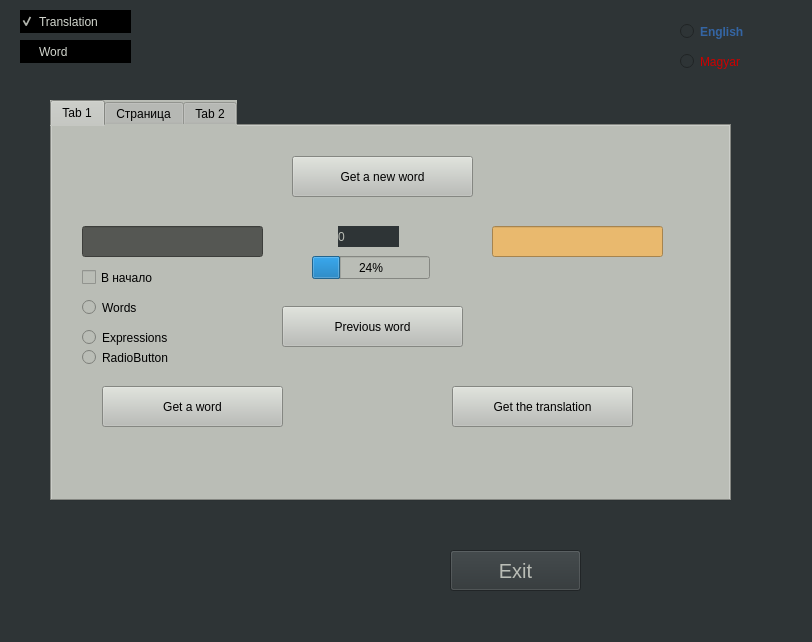
<?xml version="1.0" encoding="UTF-8"?>
<ui version="4.0">
 <class>MainWindow</class>
 <widget class="QMainWindow" name="MainWindow">
  <property name="geometry">
   <rect>
    <x>0</x>
    <y>0</y>
    <width>812</width>
    <height>642</height>
   </rect>
  </property>
  <property name="cursor">
   <cursorShape>ArrowCursor</cursorShape>
  </property>
  <property name="windowTitle">
   <string>MainWindow</string>
  </property>
  <property name="styleSheet">
   <string notr="true">background-color: rgb(46, 52, 54)</string>
  </property>
  <widget class="QWidget" name="centralwidget">
   <widget class="QRadioButton" name="radioEnglish">
    <property name="geometry">
     <rect>
      <x>680</x>
      <y>20</y>
      <width>112</width>
      <height>23</height>
     </rect>
    </property>
    <property name="styleSheet">
     <string notr="true">color: rgb(52, 101, 164);
alternate-background-color: rgb(136, 138, 133);
font-weight: bold;</string>
    </property>
    <property name="text">
     <string>English</string>
    </property>
    <attribute name="buttonGroup">
     <string notr="true">buttonGroup_Languages</string>
    </attribute>
   </widget>
   <widget class="QRadioButton" name="radioMagyar">
    <property name="geometry">
     <rect>
      <x>680</x>
      <y>50</y>
      <width>112</width>
      <height>23</height>
     </rect>
    </property>
    <property name="styleSheet">
     <string notr="true">color: rgb(204, 0, 0);</string>
    </property>
    <property name="text">
     <string>Magyar</string>
    </property>
    <attribute name="buttonGroup">
     <string notr="true">buttonGroup_Languages</string>
    </attribute>
   </widget>
   <widget class="QCheckBox" name="checkBox_Translation">
    <property name="geometry">
     <rect>
      <x>20</x>
      <y>10</y>
      <width>111</width>
      <height>23</height>
     </rect>
    </property>
    <property name="styleSheet">
     <string notr="true">background-color: rgb(0, 0, 0);
color: rgb(211, 215, 207);</string>
    </property>
    <property name="text">
     <string>Translation</string>
    </property>
    <property name="checkable">
     <bool>true</bool>
    </property>
    <property name="checked">
     <bool>true</bool>
    </property>
   </widget>
   <widget class="QCheckBox" name="checkBox_Word">
    <property name="geometry">
     <rect>
      <x>20</x>
      <y>40</y>
      <width>111</width>
      <height>23</height>
     </rect>
    </property>
    <property name="styleSheet">
     <string notr="true">background-color: rgb(0, 0, 0);
color: rgb(211, 215, 207);
text-align: center;</string>
    </property>
    <property name="text">
     <string>Word</string>
    </property>
   </widget>
   <widget class="QTabWidget" name="tabWidget">
    <property name="geometry">
     <rect>
      <x>50</x>
      <y>100</y>
      <width>681</width>
      <height>401</height>
     </rect>
    </property>
    <property name="styleSheet">
     <string notr="true">background-color: rgb(186, 189, 182);</string>
    </property>
    <property name="currentIndex">
     <number>0</number>
    </property>
    <widget class="QWidget" name="tab">
     <property name="enabled">
      <bool>true</bool>
     </property>
     <attribute name="title">
      <string>Tab 1</string>
     </attribute>
     <widget class="QLineEdit" name="lineEdit_translation">
      <property name="geometry">
       <rect>
        <x>440</x>
        <y>100</y>
        <width>171</width>
        <height>31</height>
       </rect>
      </property>
      <property name="styleSheet">
       <string notr="true">background-color: rgb(233, 185, 110);
color: rgb(85, 87, 83);

font: 57 11pt &quot;Ubuntu&quot;;
font-weight: bold;</string>
      </property>
      <property name="text">
       <string/>
      </property>
     </widget>
     <widget class="QPushButton" name="pushButton_get_new_word">
      <property name="geometry">
       <rect>
        <x>240</x>
        <y>30</y>
        <width>181</width>
        <height>41</height>
       </rect>
      </property>
      <property name="cursor">
       <cursorShape>OpenHandCursor</cursorShape>
      </property>
      <property name="accessibleDescription">
       <string/>
      </property>
      <property name="styleSheet">
       <string notr="true">background-color: rgb(238, 238, 236);
font: 57 14pt &quot;Ubuntu&quot;;
font-weight: bold;
color: rgb(136, 138, 133);

QPushButton::hover {
	color: rgb(254, 0, 0);
}</string>
      </property>
      <property name="text">
       <string>Get a new word</string>
      </property>
     </widget>
     <widget class="QLineEdit" name="lineEdit_word">
      <property name="geometry">
       <rect>
        <x>30</x>
        <y>100</y>
        <width>181</width>
        <height>31</height>
       </rect>
      </property>
      <property name="styleSheet">
       <string notr="true">background-color: rgb(85, 87, 83);
color: rgb(233, 185, 110);

font: 57 11pt &quot;Ubuntu&quot;;
font-weight: bold;</string>
      </property>
      <property name="text">
       <string/>
      </property>
     </widget>
     <widget class="QPushButton" name="pushButton_get_translation">
      <property name="geometry">
       <rect>
        <x>400</x>
        <y>260</y>
        <width>181</width>
        <height>41</height>
       </rect>
      </property>
      <property name="cursor">
       <cursorShape>OpenHandCursor</cursorShape>
      </property>
      <property name="accessibleDescription">
       <string/>
      </property>
      <property name="styleSheet">
       <string notr="true">background-color: rgb(252, 175, 62);
font: 50 13pt &quot;Ubuntu&quot;;
font-weight: bold;
color: ;
color: rgb(85, 87, 83);

QPushButton::hover {
	color: rgb(254, 0, 0);
}</string>
      </property>
      <property name="text">
       <string>Get the translation</string>
      </property>
     </widget>
     <widget class="QPushButton" name="pushButton_get_word">
      <property name="geometry">
       <rect>
        <x>50</x>
        <y>260</y>
        <width>181</width>
        <height>41</height>
       </rect>
      </property>
      <property name="cursor">
       <cursorShape>OpenHandCursor</cursorShape>
      </property>
      <property name="accessibleDescription">
       <string/>
      </property>
      <property name="styleSheet">
       <string notr="true">background-color: rgb(46, 52, 54);
color: rgb(233, 185, 110);
font: 57 15pt &quot;Ubuntu&quot;;
font-weight: bold;

pushButton_get_word::hover {
	color: rgb(254, 0, 0);
}</string>
      </property>
      <property name="text">
       <string>Get a word</string>
      </property>
     </widget>
     <widget class="QLabel" name="label_words_number">
      <property name="geometry">
       <rect>
        <x>286</x>
        <y>100</y>
        <width>61</width>
        <height>21</height>
       </rect>
      </property>
      <property name="styleSheet">
       <string notr="true">background-color: rgb(46, 52, 54);
color: rgb(186, 189, 182);</string>
      </property>
      <property name="text">
       <string>0</string>
      </property>
     </widget>
     <widget class="QPushButton" name="pushButton_prev_word">
      <property name="geometry">
       <rect>
        <x>230</x>
        <y>180</y>
        <width>181</width>
        <height>41</height>
       </rect>
      </property>
      <property name="cursor">
       <cursorShape>OpenHandCursor</cursorShape>
      </property>
      <property name="accessibleDescription">
       <string/>
      </property>
      <property name="styleSheet">
       <string notr="true">background-color: rgb(238, 238, 236);
font: 57 14pt &quot;Ubuntu&quot;;
font-weight: bold;
color: rgb(136, 138, 133);

QPushButton::hover {
	color: rgb(254, 0, 0);
}</string>
      </property>
      <property name="text">
       <string>Previous word</string>
      </property>
     </widget>
     <widget class="QProgressBar" name="progressBar">
      <property name="geometry">
       <rect>
        <x>260</x>
        <y>130</y>
        <width>118</width>
        <height>23</height>
       </rect>
      </property>
      <property name="value">
       <number>24</number>
      </property>
     </widget>
     <widget class="QCheckBox" name="checkBox_to_top">
      <property name="geometry">
       <rect>
        <x>30</x>
        <y>140</y>
        <width>92</width>
        <height>23</height>
       </rect>
      </property>
      <property name="text">
       <string>В начало</string>
      </property>
     </widget>
     <widget class="QRadioButton" name="radioButton">
      <property name="geometry">
       <rect>
        <x>30</x>
        <y>170</y>
        <width>112</width>
        <height>23</height>
       </rect>
      </property>
      <property name="text">
       <string>Words</string>
      </property>
     </widget>
     <widget class="QRadioButton" name="radioButton_2">
      <property name="geometry">
       <rect>
        <x>30</x>
        <y>200</y>
        <width>112</width>
        <height>23</height>
       </rect>
      </property>
      <property name="text">
       <string>Expressions</string>
      </property>
     </widget>
     <widget class="QRadioButton" name="radioButton_3">
      <property name="geometry">
       <rect>
        <x>30</x>
        <y>220</y>
        <width>112</width>
        <height>23</height>
       </rect>
      </property>
      <property name="text">
       <string>RadioButton</string>
      </property>
     </widget>
    </widget>
    <widget class="QWidget" name="tab_3">
     <attribute name="title">
      <string>Страница</string>
     </attribute>
     <widget class="QLineEdit" name="lineEdit_meaning">
      <property name="geometry">
       <rect>
        <x>470</x>
        <y>110</y>
        <width>171</width>
        <height>31</height>
       </rect>
      </property>
      <property name="styleSheet">
       <string notr="true">background-color: rgb(233, 185, 110);
color: rgb(85, 87, 83);

font: 57 11pt &quot;Ubuntu&quot;;
font-weight: bold;</string>
      </property>
      <property name="text">
       <string/>
      </property>
     </widget>
     <widget class="QPushButton" name="pushButton_get_meaning">
      <property name="geometry">
       <rect>
        <x>430</x>
        <y>270</y>
        <width>181</width>
        <height>41</height>
       </rect>
      </property>
      <property name="cursor">
       <cursorShape>OpenHandCursor</cursorShape>
      </property>
      <property name="accessibleDescription">
       <string/>
      </property>
      <property name="styleSheet">
       <string notr="true">background-color: rgb(252, 175, 62);
font: 50 13pt &quot;Ubuntu&quot;;
font-weight: bold;
color: ;
color: rgb(85, 87, 83);

QPushButton::hover {
	color: rgb(254, 0, 0);
}</string>
      </property>
      <property name="text">
       <string>Get the meaning</string>
      </property>
     </widget>
     <widget class="QPushButton" name="pushButton_get_term">
      <property name="geometry">
       <rect>
        <x>80</x>
        <y>270</y>
        <width>181</width>
        <height>41</height>
       </rect>
      </property>
      <property name="cursor">
       <cursorShape>OpenHandCursor</cursorShape>
      </property>
      <property name="accessibleDescription">
       <string/>
      </property>
      <property name="styleSheet">
       <string notr="true">background-color: rgb(46, 52, 54);
color: rgb(233, 185, 110);
font: 57 15pt &quot;Ubuntu&quot;;
font-weight: bold;

pushButton_get_word::hover {
	color: rgb(254, 0, 0);
}</string>
      </property>
      <property name="text">
       <string>Get a term</string>
      </property>
     </widget>
     <widget class="QPushButton" name="pushButton_get_new_term">
      <property name="geometry">
       <rect>
        <x>270</x>
        <y>40</y>
        <width>181</width>
        <height>41</height>
       </rect>
      </property>
      <property name="cursor">
       <cursorShape>OpenHandCursor</cursorShape>
      </property>
      <property name="accessibleDescription">
       <string/>
      </property>
      <property name="styleSheet">
       <string notr="true">background-color: rgb(238, 238, 236);
font: 57 14pt &quot;Ubuntu&quot;;
font-weight: bold;
color: rgb(136, 138, 133);

QPushButton::hover {
	color: rgb(254, 0, 0);
}</string>
      </property>
      <property name="text">
       <string>Get a new term</string>
      </property>
     </widget>
     <widget class="QLineEdit" name="lineEdit_term">
      <property name="geometry">
       <rect>
        <x>60</x>
        <y>110</y>
        <width>181</width>
        <height>31</height>
       </rect>
      </property>
      <property name="styleSheet">
       <string notr="true">background-color: rgb(85, 87, 83);
color: rgb(233, 185, 110);

font: 57 11pt &quot;Ubuntu&quot;;
font-weight: bold;</string>
      </property>
      <property name="text">
       <string/>
      </property>
     </widget>
     <widget class="QRadioButton" name="radioTerms">
      <property name="geometry">
       <rect>
        <x>530</x>
        <y>10</y>
        <width>112</width>
        <height>23</height>
       </rect>
      </property>
      <property name="styleSheet">
       <string notr="true">color: rgb(204, 200, 0);
background-color: rgb(46, 52, 54);</string>
      </property>
      <property name="text">
       <string>Terms</string>
      </property>
      <attribute name="buttonGroup">
       <string notr="true">buttonGroup_TermsDates</string>
      </attribute>
     </widget>
     <widget class="QRadioButton" name="radioDates">
      <property name="geometry">
       <rect>
        <x>530</x>
        <y>40</y>
        <width>112</width>
        <height>23</height>
       </rect>
      </property>
      <property name="styleSheet">
       <string notr="true">color: rgb(204, 200, 0);
background-color: rgb(46, 52, 54);</string>
      </property>
      <property name="text">
       <string>Dates</string>
      </property>
      <attribute name="buttonGroup">
       <string notr="true">buttonGroup_TermsDates</string>
      </attribute>
     </widget>
    </widget>
    <widget class="QWidget" name="tab_2">
     <attribute name="title">
      <string>Tab 2</string>
     </attribute>
     <widget class="QLineEdit" name="lineEdit_word_towrite">
      <property name="enabled">
       <bool>true</bool>
      </property>
      <property name="geometry">
       <rect>
        <x>90</x>
        <y>190</y>
        <width>121</width>
        <height>25</height>
       </rect>
      </property>
      <property name="styleSheet">
       <string notr="true">background-color: rgb(46, 52, 54);
color: rgb(238, 238, 236);</string>
      </property>
      <property name="text">
       <string/>
      </property>
      <property name="frame">
       <bool>true</bool>
      </property>
     </widget>
     <widget class="QLineEdit" name="lineEdit_translation_towrite">
      <property name="geometry">
       <rect>
        <x>270</x>
        <y>190</y>
        <width>113</width>
        <height>25</height>
       </rect>
      </property>
      <property name="styleSheet">
       <string notr="true">background-color: rgb(46, 52, 54);
color: rgb(238, 238, 236);</string>
      </property>
      <property name="text">
       <string/>
      </property>
     </widget>
     <widget class="QPushButton" name="pushButton_write">
      <property name="geometry">
       <rect>
        <x>100</x>
        <y>240</y>
        <width>171</width>
        <height>25</height>
       </rect>
      </property>
      <property name="text">
       <string>Записать слово</string>
      </property>
     </widget>
     <widget class="QRadioButton" name="radioOneWord_towrite">
      <property name="geometry">
       <rect>
        <x>390</x>
        <y>20</y>
        <width>112</width>
        <height>23</height>
       </rect>
      </property>
      <property name="text">
       <string>Одно слово</string>
      </property>
      <property name="checked">
       <bool>true</bool>
      </property>
      <attribute name="buttonGroup">
       <string notr="true">buttonGroup_writeMode</string>
      </attribute>
     </widget>
     <widget class="QRadioButton" name="radioText_towrite">
      <property name="geometry">
       <rect>
        <x>390</x>
        <y>50</y>
        <width>112</width>
        <height>23</height>
       </rect>
      </property>
      <property name="text">
       <string>Текст</string>
      </property>
      <attribute name="buttonGroup">
       <string notr="true">buttonGroup_writeMode</string>
      </attribute>
     </widget>
     <widget class="QPlainTextEdit" name="Text_towrite">
      <property name="geometry">
       <rect>
        <x>90</x>
        <y>20</y>
        <width>291</width>
        <height>201</height>
       </rect>
      </property>
      <property name="styleSheet">
       <string notr="true">background-color: rgb(46, 52, 54);
color: rgb(238, 238, 236);</string>
      </property>
      <property name="centerOnScroll">
       <bool>true</bool>
      </property>
      <property name="placeholderText">
       <string comment="enter text" extracomment="enter text"/>
      </property>
     </widget>
     <widget class="QLabel" name="label_writeTip">
      <property name="geometry">
       <rect>
        <x>100</x>
        <y>280</y>
        <width>321</width>
        <height>21</height>
       </rect>
      </property>
      <property name="styleSheet">
       <string notr="true">background-color: rgb(85, 87, 83);
color: rgb(233, 185, 110);</string>
      </property>
      <property name="text">
       <string>Words are supposed to be : word-translation</string>
      </property>
     </widget>
     <widget class="QLabel" name="label_wordTip">
      <property name="geometry">
       <rect>
        <x>90</x>
        <y>150</y>
        <width>121</width>
        <height>21</height>
       </rect>
      </property>
      <property name="styleSheet">
       <string notr="true">background-color: rgb(85, 87, 83);
color: rgb(233, 185, 110);</string>
      </property>
      <property name="text">
       <string>Word</string>
      </property>
     </widget>
     <widget class="QLabel" name="label_translationTip">
      <property name="geometry">
       <rect>
        <x>270</x>
        <y>150</y>
        <width>121</width>
        <height>21</height>
       </rect>
      </property>
      <property name="styleSheet">
       <string notr="true">background-color: rgb(85, 87, 83);
color: rgb(233, 185, 110);</string>
      </property>
      <property name="text">
       <string>Translation</string>
      </property>
     </widget>
     <zorder>lineEdit_translation_towrite</zorder>
     <zorder>pushButton_write</zorder>
     <zorder>radioOneWord_towrite</zorder>
     <zorder>radioText_towrite</zorder>
     <zorder>lineEdit_word_towrite</zorder>
     <zorder>Text_towrite</zorder>
     <zorder>label_writeTip</zorder>
     <zorder>label_wordTip</zorder>
     <zorder>label_translationTip</zorder>
    </widget>
   </widget>
   <widget class="QPushButton" name="pushButton_exit">
    <property name="geometry">
     <rect>
      <x>450</x>
      <y>550</y>
      <width>131</width>
      <height>41</height>
     </rect>
    </property>
    <property name="styleSheet">
     <string notr="true">color: rgb(186, 189, 182);
font-size: 20px;</string>
    </property>
    <property name="text">
     <string>Exit</string>
    </property>
   </widget>
  </widget>
  <widget class="QMenuBar" name="menubar">
   <property name="geometry">
    <rect>
     <x>0</x>
     <y>0</y>
     <width>812</width>
     <height>22</height>
    </rect>
   </property>
  </widget>
  <widget class="QStatusBar" name="statusbar"/>
 </widget>
 <resources/>
 <connections>
  <connection>
   <sender>radioOneWord_towrite</sender>
   <signal>clicked()</signal>
   <receiver>Text_towrite</receiver>
   <slot>hide()</slot>
   <hints>
    <hint type="sourcelabel">
     <x>477</x>
     <y>212</y>
    </hint>
    <hint type="destinationlabel">
     <x>123</x>
     <y>445</y>
    </hint>
   </hints>
  </connection>
  <connection>
   <sender>radioText_towrite</sender>
   <signal>clicked()</signal>
   <receiver>Text_towrite</receiver>
   <slot>show()</slot>
   <hints>
    <hint type="sourcelabel">
     <x>477</x>
     <y>242</y>
    </hint>
    <hint type="destinationlabel">
     <x>123</x>
     <y>445</y>
    </hint>
   </hints>
  </connection>
  <connection>
   <sender>radioText_towrite</sender>
   <signal>clicked()</signal>
   <receiver>lineEdit_word_towrite</receiver>
   <slot>hide()</slot>
   <hints>
    <hint type="sourcelabel">
     <x>477</x>
     <y>242</y>
    </hint>
    <hint type="destinationlabel">
     <x>138</x>
     <y>313</y>
    </hint>
   </hints>
  </connection>
  <connection>
   <sender>radioText_towrite</sender>
   <signal>clicked()</signal>
   <receiver>lineEdit_translation_towrite</receiver>
   <slot>hide()</slot>
   <hints>
    <hint type="sourcelabel">
     <x>477</x>
     <y>242</y>
    </hint>
    <hint type="destinationlabel">
     <x>318</x>
     <y>313</y>
    </hint>
   </hints>
  </connection>
  <connection>
   <sender>radioOneWord_towrite</sender>
   <signal>clicked()</signal>
   <receiver>lineEdit_word_towrite</receiver>
   <slot>show()</slot>
   <hints>
    <hint type="sourcelabel">
     <x>477</x>
     <y>212</y>
    </hint>
    <hint type="destinationlabel">
     <x>138</x>
     <y>313</y>
    </hint>
   </hints>
  </connection>
  <connection>
   <sender>radioOneWord_towrite</sender>
   <signal>clicked()</signal>
   <receiver>lineEdit_translation_towrite</receiver>
   <slot>show()</slot>
   <hints>
    <hint type="sourcelabel">
     <x>477</x>
     <y>212</y>
    </hint>
    <hint type="destinationlabel">
     <x>318</x>
     <y>313</y>
    </hint>
   </hints>
  </connection>
  <connection>
   <sender>radioText_towrite</sender>
   <signal>clicked()</signal>
   <receiver>label_writeTip</receiver>
   <slot>show()</slot>
   <hints>
    <hint type="sourcelabel">
     <x>487</x>
     <y>232</y>
    </hint>
    <hint type="destinationlabel">
     <x>302</x>
     <y>461</y>
    </hint>
   </hints>
  </connection>
  <connection>
   <sender>radioOneWord_towrite</sender>
   <signal>clicked()</signal>
   <receiver>label_writeTip</receiver>
   <slot>hide()</slot>
   <hints>
    <hint type="sourcelabel">
     <x>487</x>
     <y>202</y>
    </hint>
    <hint type="destinationlabel">
     <x>302</x>
     <y>461</y>
    </hint>
   </hints>
  </connection>
  <connection>
   <sender>radioOneWord_towrite</sender>
   <signal>clicked()</signal>
   <receiver>label_wordTip</receiver>
   <slot>show()</slot>
   <hints>
    <hint type="sourcelabel">
     <x>487</x>
     <y>202</y>
    </hint>
    <hint type="destinationlabel">
     <x>192</x>
     <y>331</y>
    </hint>
   </hints>
  </connection>
  <connection>
   <sender>radioOneWord_towrite</sender>
   <signal>clicked()</signal>
   <receiver>label_translationTip</receiver>
   <slot>show()</slot>
   <hints>
    <hint type="sourcelabel">
     <x>487</x>
     <y>202</y>
    </hint>
    <hint type="destinationlabel">
     <x>372</x>
     <y>331</y>
    </hint>
   </hints>
  </connection>
  <connection>
   <sender>radioText_towrite</sender>
   <signal>clicked()</signal>
   <receiver>label_wordTip</receiver>
   <slot>hide()</slot>
   <hints>
    <hint type="sourcelabel">
     <x>487</x>
     <y>232</y>
    </hint>
    <hint type="destinationlabel">
     <x>192</x>
     <y>331</y>
    </hint>
   </hints>
  </connection>
  <connection>
   <sender>radioText_towrite</sender>
   <signal>clicked()</signal>
   <receiver>label_translationTip</receiver>
   <slot>hide()</slot>
   <hints>
    <hint type="sourcelabel">
     <x>487</x>
     <y>232</y>
    </hint>
    <hint type="destinationlabel">
     <x>372</x>
     <y>331</y>
    </hint>
   </hints>
  </connection>
 </connections>
 <buttongroups>
  <buttongroup name="buttonGroup_writeMode"/>
  <buttongroup name="buttonGroup_TermsDates"/>
  <buttongroup name="buttonGroup_Languages"/>
 </buttongroups>
</ui>
